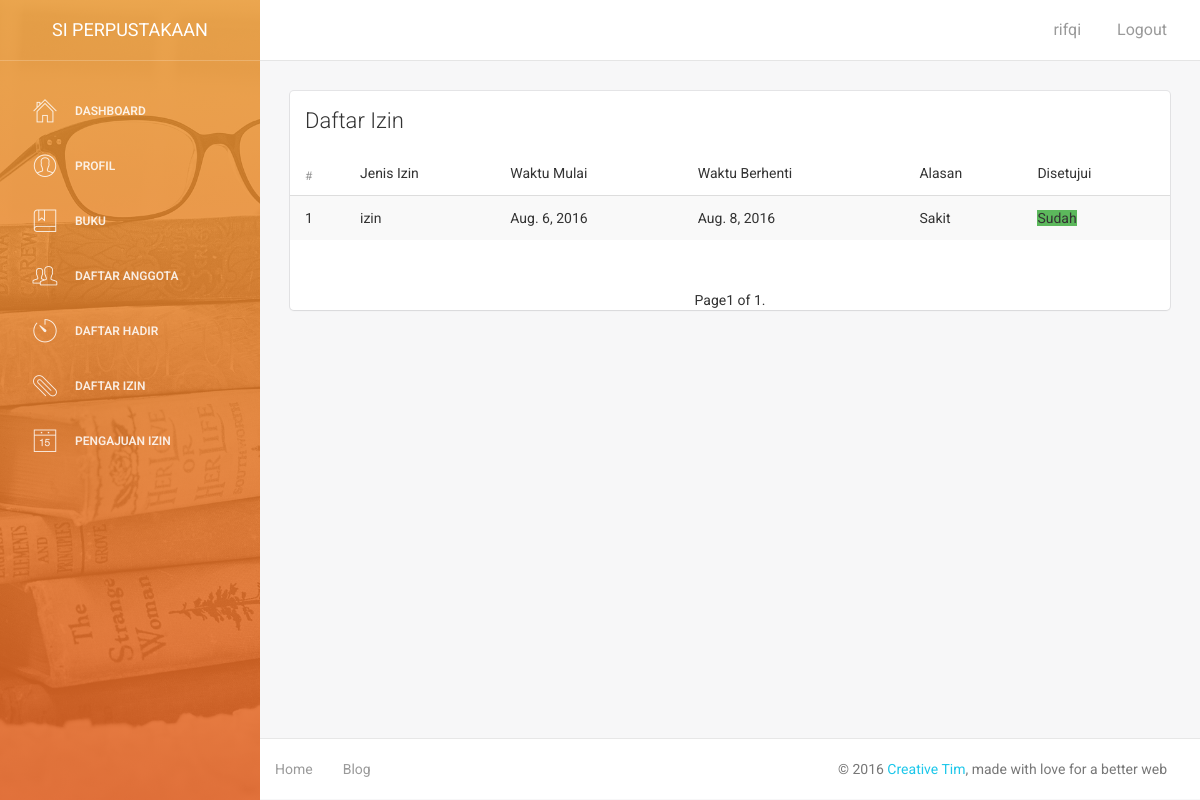
The page /daftar_izin/ (signed in) on the database its author committed.
### karyawan/models.py (models this page shows, shortened)
class Izin_karyawan(models.Model):
	JENIS_KEHADIRAN_CHOICE = {
		('izin','Izin'),
		('cuti','Cuti'),
	}
	karyawan = models.ForeignKey(biodata_karyawan)
	jenis_kehadiran = models.CharField(max_length = 50, choices = JENIS_KEHADIRAN_CHOICE)
	waktu_mulai = models.DateField()
	waktu_berhenti = models.DateField()
	alasan = models.TextField()
	disetujui = models.BooleanField(default = False)

### karyawan/views.py (the view)
# urls.py: url(r'^daftar_izin/', karyawan_views.daftar_izin_karyawan),
@login_required(login_url = settings.LOGIN_KARYAWAN_URL)
def daftar_izin_karyawan(request):
	daftar_izin = Izin_karyawan.objects.filter(karyawan__id = request.session['karyawan_id']).order_by('waktu_mulai')
	paginator = Paginator(daftar_izin, 5)
	page = request.GET.get('page')
	try:
		daftar_izin = paginator.page(page)
	except PageNotAnInteger:
		daftar_izin = paginator.page(1)
	except EmptyPage:
		daftar_izin = paginator.page(paginator.num_pages)
	return render(request, 'daftar_izin.html',{'daftar_izin':daftar_izin})

### karyawan/templatetags/kehadiran_helper.py (called while the page is built)
@register.filter
def get_table_number(value, arg):
	return value + ((arg - 1) * ROW_PER_PAGE)

### karyawan/templates/daftar_izin.html (shortened to what this page needs)
{% extends "base-karyawan.html" %}
{% load kehadiran_helper %}
{% block content %}
<div class="col-md-12">
    <div class="card">
        <div class="header">
            <h4 class="title">Daftar Izin</h4>
        </div>
        <div class="content table-responsive table-full-width">
            <table class="table table-hover table-striped">
				<thead>
					<tr>
						<th>#</th>
							<td>Jenis Izin</td>
							<td>Waktu Mulai</td>
							<td>Waktu Berhenti</td>
							<td>Alasan</td>
							<td>Disetujui</td>
					</tr>
				</thead>
					<tbody>
						{% for izin in daftar_izin %}
							<tr>
								<td>{{ forloop.counter|get_table_number:daftar_izin.number }}</td>
								<td>{{ izin.jenis_kehadiran }}</td>
								<td>{{ izin.waktu_mulai }}</td>
								<td>{{ izin.waktu_berhenti }}</td>
								<td>{{ izin.alasan }}</td>
								<td>
									{% if izin.disetujui %}
											<span class="lable label-success">Sudah</span>
										{% else %}
											<span class="label label-danger">Belum</span>
									{% endif %}
								</td>
										</tr>
									{% endfor %}
					</tbody>
			</table>
		</div>
			<ul class="pager">
					<li class="current">
						Page{{ daftar_izin.number }} of {{ daftar_izin.paginator.num_pages }}.
					</li>
			</ul>
	</div>
</div>
{% endblock %}

### templates/base-karyawan.html (shortened to what this page needs)
{% load staticfiles %}
<!DOCTYPE html>
<html lang="en">
<head>
    {% include "head.html" %}
</head>
<body>
<div class="wrapper">
    <div class="sidebar" data-color="orange" data-image="{% static 'img/stack-of-books.jpg' %}">
<div class="sidebar-wrapper">
            <div class="logo">
                <a href="/profil_karyawan/" class="simple-text">
                    SI Perpustakaan
                </a>
            </div>
            <ul class="nav">
                <li>
                    <a href="/dashboard/">
                        <i class="pe-7s-home"></i>
                        <p>Dashboard</p>
                    </a>
                </li>
                <li>
                    <a href="/profil_karyawan/">
                        <i class="pe-7s-user"></i>
                        <p>Profil</p>
                    </a>
                </li>
                <li>
                    <a href="/tampil_tabel/">
                        <i class="pe-7s-notebook"></i>
                        <p>Buku</p>
                    </a>
                </li>
                <li>
                    <a href="/daftar_anggota/">
                        <i class="pe-7s-users"></i>
                        <p>Daftar Anggota</p>
                    </a>
                </li>
                <li>
                    <a href="/daftar_hadir/">
                        <i class="pe-7s-timer"></i>
                        <p>Daftar hadir</p>
                    </a>
                </li>
                <li>
                    <a href="/daftar_izin/">
                        <i class="pe-7s-paperclip"></i>
                        <p>Daftar Izin</p>
                    </a>
                </li>
                <li>
                    <a href="/pengajuan_izin/">
                        <i class="pe-7s-date"></i>
                        <p>Pengajuan izin</p>
                    </a>
                </li>
            </ul>
        </div>
    </div>
    <div class="main-panel">
        <nav class="navbar navbar-default navbar-fixed">
            <div class="container-fluid">
                <div class="collapse navbar-collapse">
                    <ul class="nav navbar-nav navbar-right">
                        {% if request.user.is_authenticated %}
                            <li><a href="">{{ request.session.username }}</a></li>
                            <li><a href="/logout_karyawan/">Logout</a></li>
                        {% endif %}
                    </ul>
                </div>
            </div>
        </nav>
        <div class="content">
            <div class="container-fluid">
                <div class="row">
                    {% block content %}
                    {% endblock %}
                </div>
            </div>
        </div>
        <footer class="footer">
            <div class="container-fluid">
                <nav class="pull-left">
                    <ul>
                        <li>
                            <a href="/">
                                Home
                            </a>
                        </li>
                        <li>
                            <a href="#">
                                Blog
                            </a>
                        </li>
                    </ul>
                </nav>
                <p class="copyright pull-right">
                    &copy; 2016 <a href="http://www.creative-tim.com">Creative Tim</a>, made with love for a better web
                </p>
            </div>
        </footer>
    </div>
</div>
</body>
</html>

### rows shown on the page
Izin_karyawan: jenis_kehadiran "izin", waktu_mulai "Aug. 6, 2016", waktu_berhenti "Aug. 8, 2016", alasan "Sakit", disetujui "Sudah"

### other values the page prints
{{ request.session.username }} "rifqi"
{{ daftar_izin.number }} "1"
{{ daftar_izin.paginator.num_pages }} "1"
